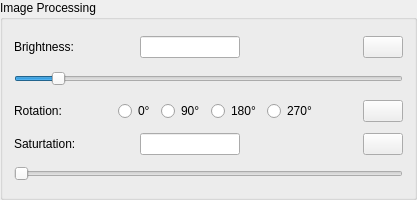
                  <widget class="QGroupBox" name="groupBox_3">
                   <property name="minimumSize">
                    <size>
                     <width>0</width>
                     <height>200</height>
                    </size>
                   </property>
                   <property name="maximumSize">
                    <size>
                     <width>16777214</width>
                     <height>200</height>
                    </size>
                   </property>
                   <property name="toolTip">
                    <string>&lt;html&gt;&lt;head/&gt;&lt;body&gt;&lt;p&gt;Clockwise&lt;/p&gt;&lt;/body&gt;&lt;/html&gt;</string>
                   </property>
                   <property name="title">
                    <string>Image Processing</string>
                   </property>
                   <layout class="QGridLayout" name="gridLayout_3">
                    <item row="3" column="0">
                     <layout class="QHBoxLayout" name="horizontalLayout_2">
                      <item>
                       <widget class="QLabel" name="label_4">
                        <property name="text">
                         <string>Rotation:               </string>
                        </property>
                       </widget>
                      </item>
                      <item>
                       <widget class="QRadioButton" name="RB_0">
                        <property name="text">
                         <string>0°</string>
                        </property>
                       </widget>
                      </item>
                      <item>
                       <widget class="QRadioButton" name="RB_90">
                        <property name="text">
                         <string>90°</string>
                        </property>
                       </widget>
                      </item>
                      <item>
                       <widget class="QRadioButton" name="RB_180">
                        <property name="text">
                         <string>180°</string>
                        </property>
                       </widget>
                      </item>
                      <item>
                       <widget class="QRadioButton" name="RB_270">
                        <property name="text">
                         <string>270°</string>
                        </property>
                       </widget>
                      </item>
                      <item>
                       <spacer name="horizontalSpacer_15">
                        <property name="orientation">
                         <enum>Qt::Horizontal</enum>
                        </property>
                        <property name="sizeHint" stdset="0">
                         <size>
                          <width>40</width>
                          <height>20</height>
                         </size>
                        </property>
                       </spacer>
                      </item>
                      <item>
                       <widget class="QPushButton" name="B_RotationOrig">
                        <property name="minimumSize">
                         <size>
                          <width>0</width>
                          <height>0</height>
                         </size>
                        </property>
                        <property name="maximumSize">
                         <size>
                          <width>50</width>
                          <height>16777215</height>
                         </size>
                        </property>
                        <property name="text">
                         <string/>
                        </property>
                        <property name="icon">
                         <iconset resource="rawshop.qrc">
                          <normaloff>:/curved.ico</normaloff>:/curved.ico</iconset>
                        </property>
                       </widget>
                      </item>
                     </layout>
                    </item>
                    <item row="1" column="0">
                     <layout class="QHBoxLayout" name="horizontalLayout_13">
                      <item>
                       <widget class="QLabel" name="label_3">
                        <property name="minimumSize">
                         <size>
                          <width>120</width>
                          <height>0</height>
                         </size>
                        </property>
                        <property name="maximumSize">
                         <size>
                          <width>120</width>
                          <height>16777215</height>
                         </size>
                        </property>
                        <property name="text">
                         <string>Brightness:</string>
                        </property>
                       </widget>
                      </item>
                      <item>
                       <widget class="QLineEdit" name="LE_Brightness">
                        <property name="minimumSize">
                         <size>
                          <width>100</width>
                          <height>0</height>
                         </size>
                        </property>
                        <property name="maximumSize">
                         <size>
                          <width>100</width>
                          <height>16777215</height>
                         </size>
                        </property>
                       </widget>
                      </item>
                      <item>
                       <spacer name="horizontalSpacer">
                        <property name="orientation">
                         <enum>Qt::Horizontal</enum>
                        </property>
                        <property name="sizeHint" stdset="0">
                         <size>
                          <width>40</width>
                          <height>20</height>
                         </size>
                        </property>
                       </spacer>
                      </item>
                      <item>
                       <widget class="QPushButton" name="B_BrightnessOrig">
                        <property name="maximumSize">
                         <size>
                          <width>50</width>
                          <height>16777215</height>
                         </size>
                        </property>
                        <property name="text">
                         <string/>
                        </property>
                        <property name="icon">
                         <iconset resource="rawshop.qrc">
                          <normaloff>:/curved.ico</normaloff>:/curved.ico</iconset>
                        </property>
                       </widget>
                      </item>
                     </layout>
                    </item>
                    <item row="2" column="0">
                     <widget class="QSlider" name="SD_Brightness">
                      <property name="minimumSize">
                       <size>
                        <width>0</width>
                        <height>20</height>
                       </size>
                      </property>
                      <property name="maximumSize">
                       <size>
                        <width>16777215</width>
                        <height>20</height>
                       </size>
                      </property>
                      <property name="minimum">
                       <number>1</number>
                      </property>
                      <property name="maximum">
                       <number>1000</number>
                      </property>
                      <property name="value">
                       <number>100</number>
                      </property>
                      <property name="sliderPosition">
                       <number>100</number>
                      </property>
                      <property name="orientation">
                       <enum>Qt::Horizontal</enum>
                      </property>
                     </widget>
                    </item>
                    <item row="5" column="0">
                     <widget class="QSlider" name="SD_Saturtation">
                      <property name="minimum">
                       <number>0</number>
                      </property>
                      <property name="maximum">
                       <number>65535</number>
                      </property>
                      <property name="value">
                       <number>0</number>
                      </property>
                      <property name="orientation">
                       <enum>Qt::Horizontal</enum>
                      </property>
                     </widget>
                    </item>
                    <item row="4" column="0">
                     <layout class="QHBoxLayout" name="horizontalLayout_11">
                      <item>
                       <widget class="QLabel" name="L_Saturtation">
                        <property name="minimumSize">
                         <size>
                          <width>120</width>
                          <height>0</height>
                         </size>
                        </property>
                        <property name="maximumSize">
                         <size>
                          <width>120</width>
                          <height>16777215</height>
                         </size>
                        </property>
                        <property name="text">
                         <string>Saturtation:</string>
                        </property>
                       </widget>
                      </item>
                      <item>
                       <widget class="QLineEdit" name="LE_Saturtation">
                        <property name="maximumSize">
                         <size>
                          <width>100</width>
                          <height>16777215</height>
                         </size>
                        </property>
                       </widget>
                      </item>
                      <item>
                       <spacer name="horizontalSpacer_8">
                        <property name="orientation">
                         <enum>Qt::Horizontal</enum>
                        </property>
                        <property name="sizeHint" stdset="0">
                         <size>
                          <width>40</width>
                          <height>20</height>
                         </size>
                        </property>
                       </spacer>
                      </item>
                      <item>
                       <widget class="QPushButton" name="B_SaturtationOrig">
                        <property name="minimumSize">
                         <size>
                          <width>0</width>
                          <height>0</height>
                         </size>
                        </property>
                        <property name="maximumSize">
                         <size>
                          <width>50</width>
                          <height>16777215</height>
                         </size>
                        </property>
                        <property name="text">
                         <string/>
                        </property>
                        <property name="icon">
                         <iconset resource="rawshop.qrc">
                          <normaloff>:/curved.ico</normaloff>:/curved.ico</iconset>
                        </property>
                       </widget>
                      </item>
                     </layout>
                    </item>
                   </layout>
                  </widget>
